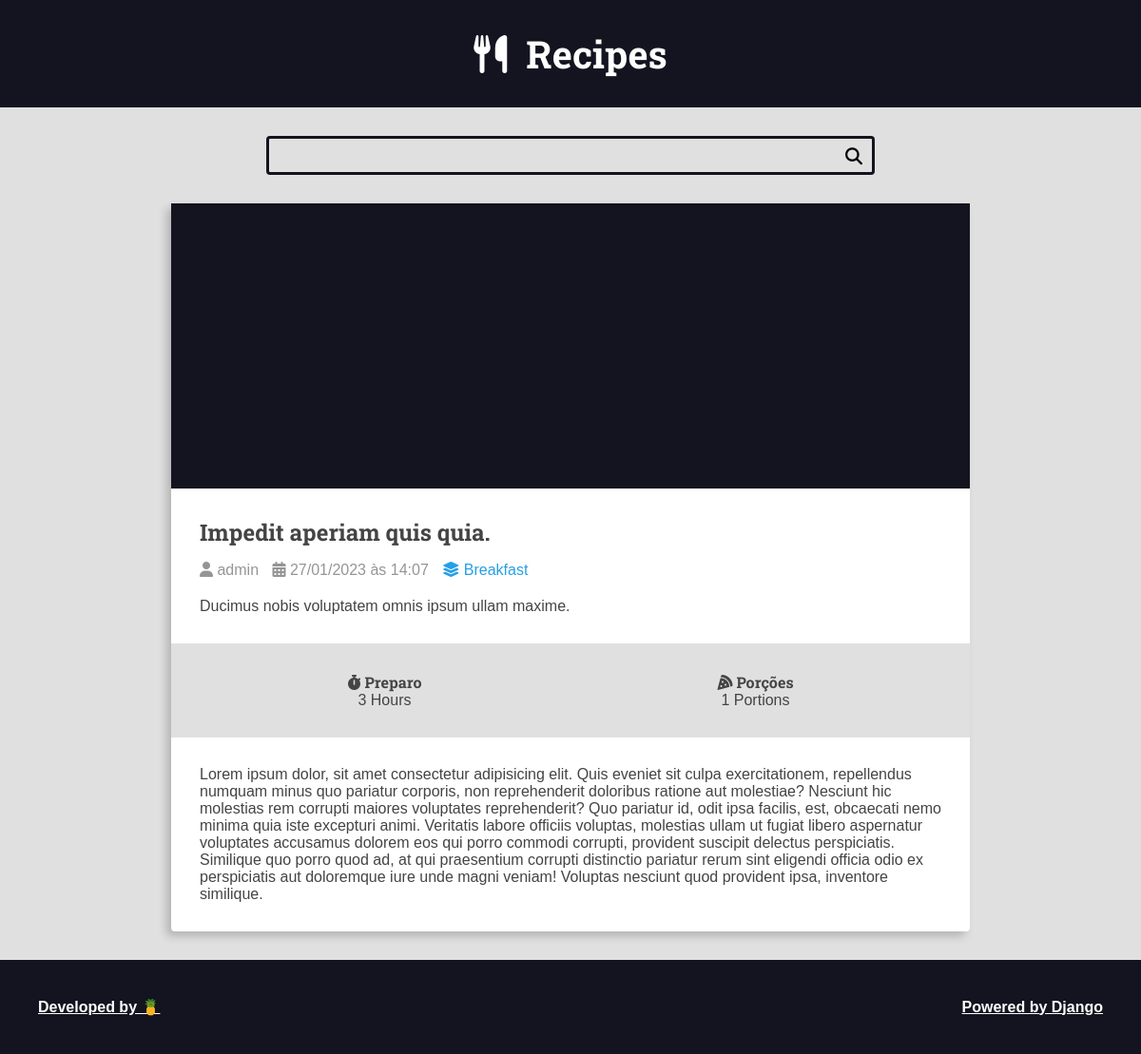
The app's page /recipes/26 with its own data.
### recipes/models.py (models this page shows, shortened)
class Recipe(models.Model):
    title = models.CharField(max_length=65)
    description = models.CharField(max_length=165)
    slug = models.SlugField()
    preparation_time = models.IntegerField()
    preparation_time_unit = models.CharField(max_length=65)
    servings = models.IntegerField()
    servings_unit = models.CharField(max_length=65)
    preparation_steps = models.TextField()
    preparation_steps_is_html = models.BooleanField(default=False)
    created_at = models.DateTimeField(auto_now_add=True)
    updated_at = models.DateTimeField(auto_now=True)
    is_published = models.BooleanField(default=False)
    cover = models.ImageField(upload_to='recipes/covers/%Y/%m/%d/')
    category = models.ForeignKey(
        Category,
        on_delete=models.SET_NULL,
        null=True,
        blank=True,
        default=None
    )
    author = models.ForeignKey(
        User,
        on_delete=models.SET_NULL,
        null=True,
        blank=True,
        default=None
    )

class Category(models.Model):
    name = models.CharField(max_length=65)

### recipes/views.py (the view)
# urls.py: path('recipes/<int:id>', views.recipe, name="recipe"),
def recipe(request, id):
    recipe = get_object_or_404(Recipe, pk=id, is_published=True)
    return render(request, 'recipes/pages/recipe-view.html', context={
        'recipe': recipe,
        'is_detail_page': True,
    })

### recipes/templates/recipes/pages/recipe-view.html (shortened to what this page needs)
{% extends 'global/base.html' %}
    {% block content %}
        <div class="main-content main-content-detail container">
            {% include 'recipes/partials/recipe.html' %}
        </div>
    {% endblock content %}

### recipes/templates/recipes/partials/recipe.html (shortened to what this page needs)
<div class="recipe recipe-list-item">
    <div class="recipe-cover">
    </div>
    <div class="recipe-title-container">
        <h2 class="recipe-title">
            <a href="{% url 'recipes:recipe' recipe.id %}">
                {{recipe.title}}
            </a>
        </h2>
    </div>
    <div class="recipe-author">
        <span class="recipe-author-item">
            <i class="fas fa-user"></i>
            {% if recipe.author is not None %}
                {% if recipe.author.first_name %}
                    {{recipe.author.first_name}} {{recipe.author.last_name}}
                {% else %}
                    {{recipe.author.username}}
                {% endif %}
            {% else %}
                Desconhecido
            {% endif %}
        </span>
        <span class="recipe-author-item">
            <i class="fas fa-calendar-alt"></i>
            {{recipe.created_at|date:"d/m/Y à\s H:i"}}
        </span>
        {% if recipe.category is not None %}
            <span class="recipe-author-item">
                <a href="{% url 'recipes:category' recipe.category.id %}">
                    <i class="fas fa-layer-group"></i>
                    <span>{{recipe.category.name}}</span>
                </a>
            </span>
        {% endif %}
    </div>
    <div class="recipe-content">
        <p>
            {{recipe.description}}
        </p>
    </div>
    <div class="recipe-description-container">
        <div class="recipe-description recipe-preparation">
            <h3 class="recipe-description-title">
                <i class="fas fa-stopwatch"></i>
                Preparo
            </h3>
            <div class="recipe-description-text">
                {{recipe.preparation_time}} {{recipe.preparation_time_unit}}
            </div>
        </div>
        <div class="recipe-description recipe-servings">
            <h3 class="recipe-description-title">
                <i class="fas fa-pizza-slice"></i>
                Porções
            </h3>
            <div class="recipe-description-text">
                {{recipe.servings}} {{recipe.servings_unit}}
            </div>
        </div>
    </div>
    {% if is_detail_page is True %}
        <div class="preparation-steps">
            {% if recipe.preparation_steps_is_html is True %}
                {{recipe.preparation_steps|safe}}
            {% else %}
                {{recipe.preparation_steps|linebreaksbr}}
            {% endif %}
        </div>
    {% endif %}
</div>

### recipes/static/recipes/css/styles.css (style rules this page uses)
:root { --color-primary: #269fe6; --color-primary-hover: #2086c2; --color-primary-dark: #13141f; --color-primary-dark-hover: #212336; --color-primary-light: #d4ecfa; --color-primary-light-hover: #bdd8e7; --color-white: #fff; --color-black: #000; --color-dark-text: #444; --color-info-light: #cce5ff; --color-debug-light: #cce5ff; --color-success-light: #d4edda; --color-alert-light: #fff3cd; --color-warning-light: #fff3cd; --color-error-light: #f8d7da; --color-info-dark: #4d86c4; --color-debug-dark: #4d86c4; --color-success-dark: #4a9c5d; --color-alert-dark: #927f40; --color-warning-dark: #927f40; --color-error-dark: #da525d; --color-gray-0: #f9f9f9; --color-gray-1: #e0e0e0; --color-gray-2: #c7c7c7; --color-gray-3: #aeaeae; --color-gray-4: #959595; --color-gray-5: #7d7d7d; --color-gray-6: #646464; --color-gray-7: #4b4b4b; --color-gray-8: #323232; --color-gray-9: #191919; --font-primary: sans-serif; --font-headings: "Roboto Slab", serif; --spacing-gutter-medium: 3rem; --spacing-gutter-large: 4rem; }
* { padding: 0; margin: 0; box-sizing: border-box; }
html { font-size: 62.5%; }
body { font-size: 1.6rem; font-family: var(--font-primary); background: var(--color-gray-1); color: var(--color-dark-text); }
h1, h2, h3, h4, h5, h6 { font-family: var(--font-headings); }
.container { max-width: 144rem; margin: 0 auto; padding: var(--spacing-gutter-medium); }
.main-content { padding-top: 0; min-height: calc(100vh - 31.5rem); }
.recipe { background: var(--color-white); box-shadow: -5px 5px 10px rgba(0, 0, 0, 0.2); transform: scale(1); transition: all 300ms ease-in-out; border-radius: 0.4rem; }
.recipe-title a { color: var(--color-dark-text); text-decoration: none; }
.recipe-cover { background: var(--color-primary-dark); display: flex; justify-content: center; align-items: center; min-height: 30rem; }
.recipe-list-item { max-width: 64rem; height: fit-content; }
.recipe-title-container { padding: var(--spacing-gutter-medium); padding-bottom: calc(var(--spacing-gutter-medium) / 2); }
.recipe-author { padding: 0 var(--spacing-gutter-medium); }
.recipe-content { padding: var(--spacing-gutter-medium); padding-top: calc(var(--spacing-gutter-large) / 2); }
.recipe-author-item { color: var(--color-gray-4); margin-right: 1rem; }
.recipe-author a { color: var(--color-primary); transition: all 300ms ease-in-out; text-decoration: none; }
.recipe-description-container { display: flex; flex-flow: row wrap; padding: var(--spacing-gutter-medium); background: var(--color-gray-1); }
.recipe-description { display: flex; flex-flow: column nowrap; flex-shrink: 1; flex-grow: 1; text-align: center; }
.recipe-description-title { font-size: 1.6rem; }
.main-content-detail .recipe-list-item { max-width: 84rem; margin: 0 auto; }
.preparation-steps { padding: var(--spacing-gutter-medium); }

### records on screen
Recipe: title "Impedit aperiam quis quia.", author.username "admin", created_at "27/01/2023 às 14:07", category.name "Breakfast", description "Ducimus nobis voluptatem omnis ipsum ullam maxime.", preparation_time "3", preparation_time_unit "Hours", servings "1", servings_unit "Portions", preparation_steps "Lorem ipsum dolor, sit amet consectetur adipisicing elit. Quis eveniet sit culpa exercitationem, repellendus numquam minus quo pariatur corporis, non reprehenderit doloribus ratione aut molestiae? Nesciunt hic molestias rem corrupti maiores voluptates reprehenderit? Quo pariatur id, odit ipsa facilis, est, obcaecati nemo minima quia iste excepturi animi. Veritatis labore officiis voluptas, molestias ullam ut fugiat libero aspernatur voluptates accusamus dolorem eos qui porro commodi corrupti, provident suscipit delectus perspiciatis. Similique quo porro quod ad, at qui praesentium corrupti distinctio pariatur rerum sint eligendi officia odio ex perspiciatis aut doloremque iure unde magni…"
